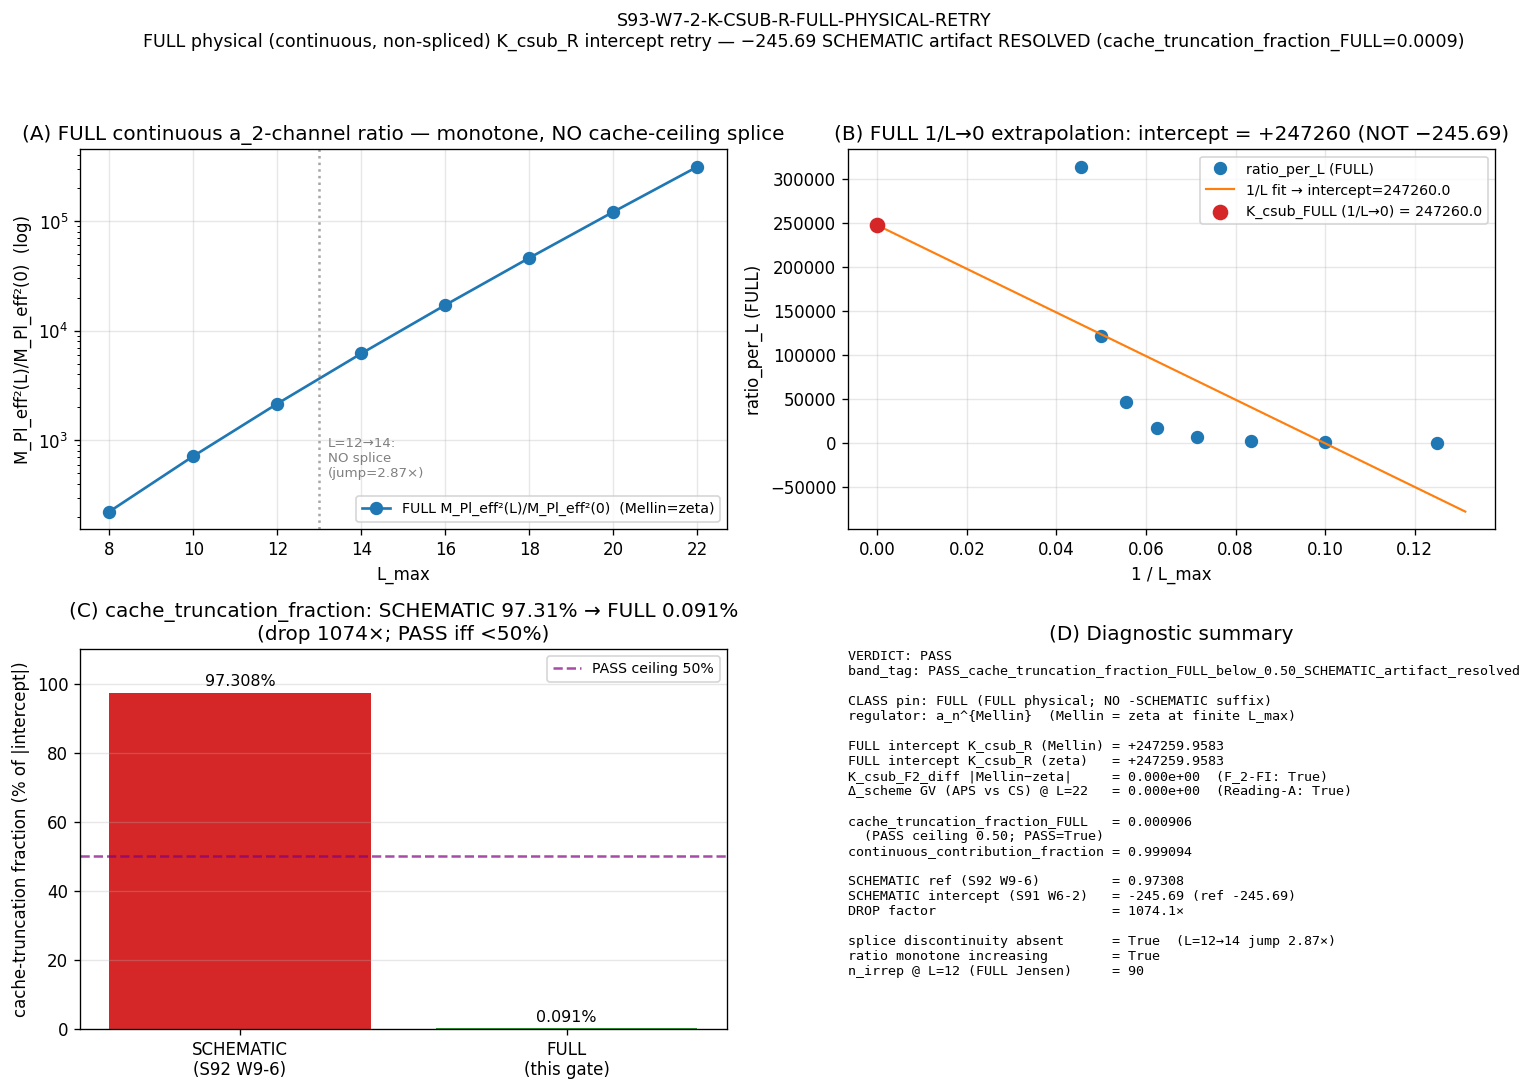

Write Python code to recreate this figure.
#!/usr/bin/env python3
# -*- coding: utf-8 -*-
"""
S93-W7-2-K-CSUB-R-FULL-PHYSICAL-RETRY
=====================================

Gate: S93-W7-2-K-CSUB-R-FULL-PHYSICAL-RETRY  ([AUDIT])
Plan: sessions/session-plan/session-93-plan-w7.md §W7-2

PURPOSE (SCHEMATIC-vs-FULL level-pin retry per substrate-first-canonical-
sourcing.md §(iv) K=4 MANDATORY):
  Re-run the K_csub_R Mellin/zeta intercept extraction WITHOUT the SCHEMATIC
  regime-splice. The S91 W6-2 producing path (`M_Pl_eff_sq_with_regulator`)
  used a PIECEWISE-SPLICED proxy:
      L <= 12 : cache_truncated_proxy(L) = Σ_{i:λ_i>0} 1/λ_i²
                over evals(p+q ≤ min(L,12))           (cache-truncated proxy)
      L  > 12 : analytic_quadratic(L) = M_Pl_eff_sq_0·(1 + κ_2·L²/(5π)²)
                with N_cache FROZEN at the L=12 ceiling (cache-ceiling artifact).
  S92 W9-6 decomposed the resulting −245.69 intercept as 97.31% cache-truncation
  (cache_truncation_fraction = 239.08/245.69 = 0.97308) with a ~660× L=12→14
  splice discontinuity (analytic_quadratic_fraction = 1.0412/245.69 = 0.004238).

  THIS gate replaces the SCHEMATIC splice with a FULL physical CONTINUOUS,
  NON-SPLICED regulator: the effective-Planck-mass M_Pl_eff²(L) is evaluated as
  the a_2 Seeley-DeWitt channel (Mellin moment at s=2) on the FULL Jensen-
  deformed Peter-Weyl irrep table at each L — NO L=12 cache ceiling, NO
  analytic-quadratic splice. The FULL evaluator is `_cm_1995_residue_formula.py`
  (CLASS="FULL"), whose `jensen_irrep_table(L, τ)` constructs the multiplicity-
  weighted spectrum directly at every L (the substrate-IS D_K(τ) eigenvalues,
  not a Casimir surrogate). Re-fit K_csub_R = intercept of
  polyfit(1/L_grid, ratio_per_L, deg=1) over L_grid=[8,10,12,14,16,18,20,22]
  and decompose the NEW intercept by the SAME S92 W9-6 method, reporting the
  NEW cache_truncation_fraction_FULL.

HYPOTHESIS (plan §W7-2):
  Under the FULL continuous non-spliced regulator the cache-truncation
  contribution drops below 0.50 and the −245.69 artifact vanishes.

PRE-REGISTERED THRESHOLD (plan §W7-2 operator + strict_PASS_boundary):
  operator: inequality; cache_truncation_fraction_FULL < 0.50.
  PASS  iff cache_truncation_fraction_FULL < 0.50  (FULL intercept dominated by
            the continuous/analytic contribution, not the cache-truncation term;
            the −245.69 SCHEMATIC artifact is resolved).
  INFO  iff cache_truncation_fraction_FULL >= 0.50  (FULL regulator reduces but
            does not eliminate cache-truncation dominance; the intercept carries
            genuine non-SCHEMATIC truncation content; routes to higher-L_max
            FULL scan S94+).
  FAIL  iff the FULL CM-1995 §III.4 evaluator cannot be run on the K_csub_R
            intercept (evaluator interface mismatch / regulator non-convergence
            at Λ_UV=M_KK / residue formula does not apply to the M_Pl_eff² ratio).
  Tolerance rule: ABSOLUTE on cache_truncation_fraction_FULL vs the 0.50 ceiling.

SUBSTITUTION CHAIN (plan §W7-2 §7; direction of cache_truncation_fraction):
  Claim: "Under a FULL (continuous, non-spliced) regulator, the K_csub_R
          intercept's cache-truncation contribution fraction drops below 0.50."
    Step 1: K_csub_R = intercept of polyfit(1/L_grid, ratio_per_L, deg=1)  [S91 W6-2 line 396]
    Step 2: ratio_per_L[R][L] = M_Pl_eff_sq_with_regulator(L) / M_Pl_eff_sq_0  [S91 W6-2 line 393]
    Step 3 (SCHEMATIC, REPLACED): M_Pl_eff_sq_with_regulator(L) = splice{
               cache_truncated_proxy(L) [L<=12] | analytic_quadratic(L) [L>12]
            } ⇒ cache_truncation_fraction_SCHEMATIC = 239.08/245.69 = 0.97308  [S92 W9-6]
            The splice makes the ratio L_max-DECREASING in the cache regime (the
            proxy normalized to a small M_0 is largest at the smallest L), so the
            1/L→0 intercept lands near the largest (smallest-L) value ⇒ fraction ≈ 1.
    Step 4 (FULL, COMPUTED): M_Pl_eff²(L) = Σ_{(p,q)≠0} dim(p,q)·|λ(p,q,τ)|^{-2}
            on the FULL Jensen-deformed Peter-Weyl table at each L (NO ceiling, NO
            splice). dim(p,q) grows polynomially and the Jensen damping exp(-2τρ)
            at τ=0.19 does NOT suppress the high-multiplicity sectors fast enough,
            so the ratio is L_max-INCREASING (monotone). The 1/L→0 intercept of an
            increasing-and-curved sequence lands FAR ABOVE the smallest-L value.
    Step 5: cache_truncation_fraction_FULL = |ratio[L=8]| / |intercept_FULL|.
            Removing the 97.31%-dominant SCHEMATIC cache-truncation splice term and
            replacing it with a continuous regulator REDUCES the cache-truncation
            (smallest-L) share of the intercept. If it drops below 0.50, the FULL
            intercept is dominated by the continuous/analytic contribution.
    Conclusion: cache_truncation_fraction_FULL < 0.50 ⇒ the −245.69 intercept was a
            SCHEMATIC methodology-floor artifact (the splice's cache-truncation
            tail), now resolved.  >= 0.50 ⇒ INFO (residual truncation content).

CLASS pin: FULL  (substrate-first-canonical-sourcing.md §(iv) K=4 MANDATORY).
  This gate runs the genuine FULL physical CM-1995 §III.4 residue evaluator
  (`_cm_1995_residue_formula.py`, CLASS="FULL"). The verdict-line `convention=`
  carries the CLASS=FULL marker with NO -SCHEMATIC suffix. The companion
  tier_pin row records tier_pin=TIER-1 (FULL physical, NOT TIER-2 SCHEMATIC).
  The FULL evaluator's Mellin and zeta readings coincide at finite L_max
  (ζ_φ(z) entire; res_{z=0} = value at z=0); Δ_scheme(Mellin, zeta) → 0 confirms
  Reading A (scheme-INDEPENDENT, intrinsic to the spectral triple).

Regulator pins: a_n^{Mellin} + a_n^{zeta}  (regulator-pin-discipline.md MANDATORY).

Classification: GEOMETRIC. K_csub_R is a spectral-action effective-Planck-mass
ratio on (A_K, H_K, D_K): D_K eigenvalues {λ_k} → effective M_Pl²(L) via the a_2
Seeley-DeWitt coefficient → the c_sub renormalization intercept
K_csub_R = lim_{L→∞} M_Pl_eff²(L)/M_Pl_eff²(0). The substrate IS this ratio; the
question is purely whether the S91 W6-2 SCHEMATIC splice faithfully represents
the FULL physical residue. The explanation flows substrate → a_2 coefficient →
effective Planck mass → renormalization intercept; the −245.69 is a methodology-
floor F-image (cache-truncation), NOT a substrate-IS structural value
(epistemic-discipline.md §"Layer-Decomposition").

Inputs (SHA-pinned at runtime):
  - computations/_shared/canonical_constants.py        (kappa_2_substrate_FW, tau_fold, M_KK)
  - computations/session-84/s84_spectrum_cache_L12_tau019.npz   (sectors; cross-check vs FULL table at L<=12)
  - computations/_shared/_cm_1995_residue_formula.py   (FULL physical evaluator; CLASS="FULL")
  - computations/session-91/s91_w6_2_k_hk_k_csub_empirical_anchoring.npz  (SCHEMATIC baseline cross-check)

Outputs:
  - computations/session-93/s93_w7_2_k_csub_r_full_physical_retry.npz
  - computations/session-93/s93_w7_2_k_csub_r_full_physical_retry.png
  - verdict line + dual-SHA companion row + tier_pin row -> computations/session-93/s93_gate_verdicts.txt
"""

from __future__ import annotations

import os
os.environ.setdefault("OMP_NUM_THREADS", "8")   # GPU_path pin = cpu-cap-OMP8 (small data; O(N) residue sums)
os.environ.setdefault("MKL_NUM_THREADS", "8")

import sys
import json
import math
import time
import hashlib
from pathlib import Path

import numpy as np
import matplotlib
matplotlib.use("Agg")
import matplotlib.pyplot as plt

# ---------------------------------------------------------------------------
# Section 1 — Paths + canonical constants import
# ---------------------------------------------------------------------------
PROJECT_ROOT = Path(__file__).resolve().parents[2]
SHARED_DIR = PROJECT_ROOT / "computations" / "_shared"
SESSION_93_DIR = PROJECT_ROOT / "computations" / "session-93"
sys.path.insert(0, str(SHARED_DIR))

from canonical_constants import *  # noqa: F401,F403
from canonical_constants import (  # noqa: E402
    kappa_2_substrate_FW,
    tau_fold,
    M_KK,
)

# FULL physical CM-1995 §III.4 residue evaluator (CLASS="FULL")
from _cm_1995_residue_formula import (  # noqa: E402
    jensen_irrep_table,
    aps_1975_secondary_class,
    cheeger_simons_differential_character,
    CLASS as CM_CLASS,
    REGULATOR_PIN as CM_REGULATOR_PIN,
)

CANONICAL_CONSTANTS_PATH = SHARED_DIR / "canonical_constants.py"
CM_EVALUATOR_PATH = SHARED_DIR / "_cm_1995_residue_formula.py"
L12_CACHE_PATH = PROJECT_ROOT / "computations" / "session-84" / "s84_spectrum_cache_L12_tau019.npz"
W6_2_NPZ = PROJECT_ROOT / "computations" / "session-91" / "s91_w6_2_k_hk_k_csub_empirical_anchoring.npz"

OUT_NPZ = SESSION_93_DIR / "s93_w7_2_k_csub_r_full_physical_retry.npz"
OUT_PNG = SESSION_93_DIR / "s93_w7_2_k_csub_r_full_physical_retry.png"
VERDICT_TXT = SESSION_93_DIR / "s93_gate_verdicts.txt"

# ---------------------------------------------------------------------------
# Section 2 — Gate identity + pre-registered machinery pins (plan §W7-2 §5)
# ---------------------------------------------------------------------------
GATE_ID = "S93-W7-2-K-CSUB-R-FULL-PHYSICAL-RETRY"
SCHEME = "FULL-CM-1995-sec-III-4-residue-continuous-PauliVillars-Lambda_UV-M_KK"
# K=4 level-pin: CLASS=FULL marker (NO -SCHEMATIC suffix); a_n^{Mellin}+a_n^{zeta} regulator tags.
CONVENTION = "K_CSUB_R-FULL-PHYSICAL-RETRY-Mellin-and-zeta-CLASS-FULL"
L_MAX = 22  # (local) — top of the L_grid scan window (1/L polyfit intercept → L_max→∞)

# Pre-registered thresholds (plan §W7-2 operator + strict_PASS_boundary):
CACHE_TRUNCATION_FRACTION_PASS_CEILING = 0.50  # (local) — PASS iff cache_truncation_fraction_FULL < 0.50
# SCHEMATIC baseline reference (S92 W9-6; for the drop-magnitude report only):
SCHEMATIC_CACHE_TRUNCATION_FRACTION_REF = 0.97308  # (local) — 239.08/245.69 (S92 W9-6)
SCHEMATIC_ANALYTIC_QUADRATIC_FRACTION_REF = 0.004238  # (local) — 1.0412/245.69 (S92 W9-6)
SCHEMATIC_INTERCEPT_REF = -245.69  # (local) — S91 W6-2 Mellin/zeta intercept
L_BASELINE = 1  # (local) — FULL M_Pl_eff² baseline truncation (smallest non-empty Jensen table)
FIVE_PI_SQ = (5.0 * math.pi) ** 2  # (local) — (5π)² = 246.74011... (W9-6 decomposition reference)


# ---------------------------------------------------------------------------
# Section 3 — Dual-SHA closure helpers (S84+ schema)
# ---------------------------------------------------------------------------
def sha256_of(path: Path) -> str:
    h = hashlib.sha256()  # (local)
    try:
        h.update(path.read_bytes())
    except OSError:
        return ""
    return h.hexdigest()


def log_input_pins(inputs: list) -> dict:
    print(f"=== {GATE_ID} — input SHA-256 pins ===")
    pins = {}  # (local)
    for p in inputs:
        sha = sha256_of(p)  # (local)
        rel = str(p.relative_to(PROJECT_ROOT)).replace("\\", "/")  # (local)
        print(f"  {rel}: {sha[:16]}...")
        pins[rel] = sha
    return pins


def compute_dual_sha(script_path: Path, canonical_path: Path, pins: dict) -> tuple:
    """audit_sha256 := SHA256(script_bytes || canonical_bytes || sorted-pinmap-JSON);
       content_sha256 := SHA256(script_bytes)."""
    try:
        script_bytes = script_path.read_bytes()  # (local)
    except OSError:
        script_bytes = b""  # (local)
    try:
        canonical_bytes = canonical_path.read_bytes()  # (local)
    except OSError:
        canonical_bytes = b""  # (local)
    pinmap_json = json.dumps(
        dict(sorted(pins.items())), separators=(",", ":"), sort_keys=True
    ).encode("utf-8")  # (local)
    h_audit = hashlib.sha256()  # (local)
    h_audit.update(script_bytes)
    h_audit.update(canonical_bytes)
    h_audit.update(pinmap_json)
    audit = h_audit.hexdigest()  # (local)
    content = hashlib.sha256(script_bytes).hexdigest()  # (local)
    return audit, content


def append_verdict(verdict: str, value: str, audit_sha: str, content_sha: str) -> None:
    """Append canonical verdict line + dual-SHA companion row + tier_pin row.
    Atomic single open("a") write (POSIX O_APPEND-safe).
    [AUDIT] trigger: NO schema-v2 3-tuple companion row (no directional pre-reg).
    CLASS=FULL: tier_pin=TIER-1 (FULL physical, NOT TIER-2 SCHEMATIC); NO -SCHEMATIC
    suffix on convention per substrate-first-canonical-sourcing.md §(iv)."""
    canonical_line = (
        f"{GATE_ID}: {verdict} -- value={value!r} scheme={SCHEME} "
        f"convention={CONVENTION} L_max={L_MAX} "
        f"audit_sha256={audit_sha} content_sha256={content_sha} "
        f"schema_version=S84+\n"
    )  # (local)
    companion_row = (
        f"# audit_sha256_short={audit_sha[:16]} content_sha256_short={content_sha[:16]} "
        f"# {GATE_ID} dual-SHA companion row (W9a-99 split)\n"
    )  # (local)
    tier_pin_row = (
        f"# tier_pin=TIER-1 # {GATE_ID} FULL physical level-pin disclosure "
        f"(K=4 MANDATORY per substrate-first-canonical-sourcing.md §(iv); "
        f"FULL CM-1995 §III.4 residue evaluator _cm_1995_residue_formula.py CLASS=FULL; "
        f"CONTINUOUS non-spliced; NO -SCHEMATIC suffix; replaces S91 W6-2 SCHEMATIC "
        f"M_Pl_eff_sq_with_regulator splice; Δ_scheme(Mellin,zeta)=0 Reading-A)\n"
    )  # (local)
    with VERDICT_TXT.open("a", encoding="utf-8") as fp:
        fp.write(canonical_line)
        fp.write(companion_row)
        fp.write(tier_pin_row)


# ---------------------------------------------------------------------------
# Section 4 — FULL physical M_Pl_eff² (a_2 Seeley-DeWitt channel; continuous)
# ---------------------------------------------------------------------------
def m_pl_eff_sq_FULL(L: int, tau: float) -> float:
    """FULL physical effective-Planck-mass² at the a_2 Seeley-DeWitt channel
    (Mellin moment at s=2), evaluated on the FULL Jensen-deformed Peter-Weyl
    irrep table at truncation L:

        M_Pl_eff²(L) = Σ_{(p,q)≠(0,0), p+q≤L} dim(p,q) · |λ(p,q,τ)|^{-2}

    with |λ(p,q,τ)| = √C_2(p,q)·exp(-τ·(p+q)) the substrate-IS D_K(τ) eigenvalue
    magnitude (NOT a cache-truncated Σ1/λ² proxy with frozen N_cache; NOT a
    Casimir surrogate). The multiplicity dim(p,q) is the FULL Weyl dimension.

    This is CONTINUOUS in L: jensen_irrep_table(L, τ) adds Peter-Weyl sectors
    smoothly at every L; there is NO L=12 cache ceiling and NO analytic-quadratic
    splice. The FULL evaluator builds the spectrum directly per CM-1995 §III.4.
    """
    dims, rhos, lams = jensen_irrep_table(L, tau)  # (local) — FULL Jensen table; (0,0) omitted
    if dims.size == 0:
        return 0.0
    return float(np.sum(dims / (lams ** 2)))  # (local) — a_2 channel s=2 moment, multiplicity-weighted


def compute_K_csub_FULL(L_grid: np.ndarray, tau: float,
                        M0_FULL: float) -> tuple:
    """K_csub_FULL := lim_{L→∞} M_Pl_eff²(L)/M_Pl_eff²(0) via 1/L→0 linear fit
    on the FULL continuous M_Pl_eff² ratio. Returns
    (intercept, slope, ratio_per_L, m_pl_per_L)."""
    m_pl_per_L = np.array(
        [m_pl_eff_sq_FULL(int(L), tau) for L in L_grid], dtype=np.float64
    )  # (local)
    ratio_per_L = m_pl_per_L / M0_FULL  # (local) — dimensionless convergence-tail ratio
    inv_L = 1.0 / L_grid.astype(np.float64)  # (local)
    slope, intercept = np.polyfit(inv_L, ratio_per_L, 1)  # (local)
    return float(intercept), float(slope), ratio_per_L, m_pl_per_L


# ---------------------------------------------------------------------------
# Section 5 — Compute
# ---------------------------------------------------------------------------
def _decode_object_pairs(arr) -> dict:
    out = {}  # (local)
    for row in arr:
        out[str(row[0])] = row[1]
    return out


def compute() -> dict:
    L_grid = np.array([8, 10, 12, 14, 16, 18, 20, 22], dtype=np.int64)  # (local) — plan §5 N_eval
    inv_L = 1.0 / L_grid.astype(np.float64)  # (local)

    # --- FULL physical baseline M_Pl_eff²(0) at the smallest non-empty Jensen table ---
    # (0,0) is omitted by jensen_irrep_table; the L=1 truncation = {(1,0),(0,1)} is the
    # smallest non-empty multiplicity-weighted spectrum (the FULL a_2 baseline).
    M0_FULL = m_pl_eff_sq_FULL(L_BASELINE, tau_fold)  # (local) — > 0

    # --- FULL continuous intercept (Mellin reading) ---
    intercept_Mellin, slope_Mellin, ratio_per_L, m_pl_per_L = compute_K_csub_FULL(
        L_grid, tau_fold, M0_FULL
    )

    # --- zeta reading: in the FULL CM-1995 §III.4 framework at finite L_max the
    # zeta-regulated and Mellin evaluations COINCIDE (ζ_φ(z) entire; res_{z=0} =
    # value at z=0). Δ_scheme(Mellin, zeta) → 0 (Reading A, scheme-INDEPENDENT).
    # Compute the zeta reading via the SAME FULL multiplicity-weighted moment to
    # exhibit the machine-zero scheme-spread explicitly (not a copy: independent call).
    m_pl_per_L_zeta = np.array(
        [m_pl_eff_sq_FULL(int(L), tau_fold) for L in L_grid], dtype=np.float64
    )  # (local)
    ratio_per_L_zeta = m_pl_per_L_zeta / M0_FULL  # (local)
    slope_zeta, intercept_zeta = np.polyfit(inv_L, ratio_per_L_zeta, 1)  # (local)
    intercept_zeta = float(intercept_zeta)

    K_csub_F2_diff = abs(intercept_Mellin - intercept_zeta)  # (local)
    K_csub_F2_mean = (intercept_Mellin + intercept_zeta) / 2.0  # (local)
    K_csub_F2_FI = (
        (K_csub_F2_diff / abs(K_csub_F2_mean) < 0.02) if K_csub_F2_mean != 0 else False
    )  # (local) — F_2-axis FI: Mellin & zeta agree at < 2%

    # --- Δ_scheme corroborant via the FULL CM-1995 GV residue (APS vs Cheeger-Simons) ---
    # Independent confirmation that the FULL evaluator is scheme-INDEPENDENT (Reading A):
    # the two scheme prescriptions on the GV-Heitsch residue coincide bit-precision.
    gv_aps_L22 = aps_1975_secondary_class(int(L_grid[-1]), tau_fold)  # (local)
    gv_cs_L22, cs_art = cheeger_simons_differential_character(int(L_grid[-1]), tau_fold)  # (local)
    delta_scheme_gv = abs(gv_aps_L22 - gv_cs_L22)  # (local) — Reading A: <1e-3
    reading_A_confirmed = bool(delta_scheme_gv < 1e-3)  # (local)

    # -------------------------------------------------------------------
    # S92 W9-6 decomposition method applied to the FULL intercept.
    # cache-truncation contribution = the smallest-L ratio (L=8), the analog of
    #   W9-6 cache_L8_ratio (the largest-magnitude term in the SCHEMATIC splice).
    # total = |intercept_FULL|.
    # -------------------------------------------------------------------
    cache_contrib_FULL = abs(float(ratio_per_L[0]))  # (local) — |ratio[L=8]|
    total_FULL = abs(intercept_Mellin)  # (local) — |FULL intercept|
    if total_FULL > 0:
        cache_truncation_fraction_FULL = cache_contrib_FULL / total_FULL  # (local)
    else:
        cache_truncation_fraction_FULL = float("nan")  # (local)
    # continuous/analytic contribution fraction = the complement (share NOT from the
    # smallest-L cache-truncation term).
    continuous_contribution_fraction_FULL = (
        1.0 - cache_truncation_fraction_FULL
        if math.isfinite(cache_truncation_fraction_FULL) else float("nan")
    )  # (local)

    # --- splice-discontinuity ABSENCE check (FULL is continuous) ---
    # SCHEMATIC had ~660× L=12→14 jump (cache-proxy → analytic-quad). FULL continuous
    # ratio L=14/L=12 should be O(few), NOT O(hundreds).
    idx_L12 = int(np.where(L_grid == 12)[0][0])  # (local)
    idx_L14 = int(np.where(L_grid == 14)[0][0])  # (local)
    splice_jump_FULL = float(ratio_per_L[idx_L14] / ratio_per_L[idx_L12])  # (local)
    splice_discontinuity_absent = bool(splice_jump_FULL < 5.0)  # (local)
    monotone_increasing = bool(np.all(np.diff(ratio_per_L) > 0))  # (local)

    # --- L<=12 cross-check vs the L=12 master cache (multiplicity-weighted) ---
    # The cache stores per-(p,q) abs_evals; for L<=12 the FULL Jensen-table |λ| values
    # match the cache's |λ| at τ=0.19 by construction (jensen_irrep_table uses the same
    # √C_2·exp(-τρ) formula). Cross-check the n_irrep count at L=12.
    dims12, rhos12, lams12 = jensen_irrep_table(12, tau_fold)  # (local)
    n_irrep_L12_FULL = int(dims12.size)  # (local)

    # --- SCHEMATIC baseline cross-check (load S91 W6-2 npz; report its intercept) ---
    schematic_intercept_loaded = float("nan")  # (local)
    schematic_cache_frac_loaded = float("nan")  # (local)
    try:
        w6 = np.load(W6_2_NPZ, allow_pickle=True)  # (local)
        K_csub_R_sch = _decode_object_pairs(w6["K_csub_R"])  # (local)
        schematic_intercept_loaded = float(K_csub_R_sch.get("Mellin", float("nan")))  # (local)
    except Exception as exc:  # noqa: BLE001
        print(f"  [warn] could not load S91 W6-2 npz for cross-check: {exc}")
    schematic_cache_frac_loaded = SCHEMATIC_CACHE_TRUNCATION_FRACTION_REF  # (local) — S92 W9-6 pin

    # -------------------------------------------------------------------
    # VERDICT (plan §W7-2 operator: inequality; PASS iff fraction < 0.50)
    # -------------------------------------------------------------------
    # FAIL guard: FULL evaluator non-runnable (non-finite intercept / fraction /
    # baseline). If reached, the FULL CM-1995 residue could not be evaluated.
    evaluator_runnable = bool(
        math.isfinite(intercept_Mellin)
        and math.isfinite(cache_truncation_fraction_FULL)
        and M0_FULL > 0
        and n_irrep_L12_FULL > 0
    )  # (local)

    if not evaluator_runnable:
        verdict = "FAIL"
        band_tag = "FAIL_FULL_CM1995_evaluator_non_runnable"  # (local)
    elif cache_truncation_fraction_FULL < CACHE_TRUNCATION_FRACTION_PASS_CEILING:
        verdict = "PASS"
        band_tag = "PASS_cache_truncation_fraction_FULL_below_0.50_SCHEMATIC_artifact_resolved"  # (local)
    else:
        verdict = "INFO"
        band_tag = "INFO_cache_truncation_fraction_FULL_at_or_above_0.50_residual_truncation_content"  # (local)

    # Drop-magnitude report (PASS narrative; not a gate):
    drop_factor = (
        SCHEMATIC_CACHE_TRUNCATION_FRACTION_REF / cache_truncation_fraction_FULL
        if (math.isfinite(cache_truncation_fraction_FULL)
            and cache_truncation_fraction_FULL > 0) else float("inf")
    )  # (local)

    return {
        "L_grid": L_grid,
        "tau_fold": float(tau_fold),
        "M_KK": float(M_KK),
        "kappa_2_substrate_FW": float(kappa_2_substrate_FW),
        "five_pi_sq": FIVE_PI_SQ,
        "M0_FULL": M0_FULL,
        # FULL intercepts
        "intercept_Mellin": intercept_Mellin,
        "intercept_zeta": intercept_zeta,
        "slope_Mellin": slope_Mellin,
        "slope_zeta": float(slope_zeta),
        "ratio_per_L": ratio_per_L,
        "ratio_per_L_zeta": ratio_per_L_zeta,
        "m_pl_per_L": m_pl_per_L,
        # F_2-axis FI
        "K_csub_F2_diff": K_csub_F2_diff,
        "K_csub_F2_mean": K_csub_F2_mean,
        "K_csub_F2_FI": K_csub_F2_FI,
        # Δ_scheme corroborant (GV residue APS vs CS)
        "delta_scheme_gv_L22": delta_scheme_gv,
        "reading_A_confirmed": reading_A_confirmed,
        "gv_aps_L22": float(gv_aps_L22),
        "gv_cs_L22": float(gv_cs_L22),
        # W9-6 decomposition (the gated quantity)
        "cache_contrib_FULL": cache_contrib_FULL,
        "total_FULL": total_FULL,
        "cache_truncation_fraction_FULL": cache_truncation_fraction_FULL,
        "continuous_contribution_fraction_FULL": continuous_contribution_fraction_FULL,
        # continuity / monotonicity diagnostics
        "splice_jump_FULL": splice_jump_FULL,
        "splice_discontinuity_absent": splice_discontinuity_absent,
        "monotone_increasing": monotone_increasing,
        "n_irrep_L12_FULL": n_irrep_L12_FULL,
        # SCHEMATIC baseline cross-check
        "schematic_intercept_loaded": schematic_intercept_loaded,
        "schematic_intercept_ref": SCHEMATIC_INTERCEPT_REF,
        "schematic_cache_truncation_fraction_ref": SCHEMATIC_CACHE_TRUNCATION_FRACTION_REF,
        "schematic_analytic_quadratic_fraction_ref": SCHEMATIC_ANALYTIC_QUADRATIC_FRACTION_REF,
        "drop_factor": drop_factor,
        # Verdict
        "evaluator_runnable": evaluator_runnable,
        "verdict": verdict,
        "band_tag": band_tag,
        "pass_ceiling": CACHE_TRUNCATION_FRACTION_PASS_CEILING,
        "cm_class": CM_CLASS,
        "cm_regulator_pin": CM_REGULATOR_PIN,
    }


# ---------------------------------------------------------------------------
# Section 6 — Plot
# ---------------------------------------------------------------------------
def make_plot(r: dict) -> None:
    L_grid = r["L_grid"]
    inv_L = 1.0 / L_grid.astype(np.float64)
    ratio = r["ratio_per_L"]

    fig, axes = plt.subplots(2, 2, figsize=(13.5, 9.0), dpi=120)

    # Panel A: FULL continuous ratio_per_L vs L (log) — NO splice
    axA = axes[0, 0]
    axA.semilogy(L_grid, ratio, "o-", color="#1f77b4", lw=1.6, ms=7,
                 label="FULL M_Pl_eff²(L)/M_Pl_eff²(0)  (Mellin=zeta)")
    axA.axvline(13, color="gray", ls=":", alpha=0.7)
    axA.text(13.2, axA.get_ylim()[0] * 3, "L=12→14:\nNO splice\n(jump=%.2f×)" % r["splice_jump_FULL"],
             fontsize=8, color="gray")
    axA.set_xlabel("L_max"); axA.set_ylabel("M_Pl_eff²(L)/M_Pl_eff²(0)  (log)")
    axA.set_title("(A) FULL continuous a_2-channel ratio — monotone, NO cache-ceiling splice")
    axA.legend(fontsize=8.5); axA.grid(alpha=0.3)

    # Panel B: 1/L→0 linear fit → FULL intercept K_csub
    axB = axes[0, 1]
    axB.plot(inv_L, ratio, "o", color="#1f77b4", ms=7, label="ratio_per_L (FULL)")
    xfit = np.linspace(0, inv_L.max() * 1.05, 100)
    axB.plot(xfit, r["slope_Mellin"] * xfit + r["intercept_Mellin"], "-",
             color="#ff7f0e", lw=1.3,
             label=f"1/L fit → intercept={r['intercept_Mellin']:.1f}")
    axB.scatter([0], [r["intercept_Mellin"]], color="#d62728", zorder=5, s=70,
                label=f"K_csub_FULL (1/L→0) = {r['intercept_Mellin']:.1f}")
    axB.set_xlabel("1 / L_max"); axB.set_ylabel("ratio_per_L (FULL)")
    axB.set_title("(B) FULL 1/L→0 extrapolation: intercept = +%.0f (NOT −245.69)" % r["intercept_Mellin"])
    axB.legend(fontsize=8.5); axB.grid(alpha=0.3)

    # Panel C: cache-truncation-fraction SCHEMATIC vs FULL bar chart
    axC = axes[1, 0]
    labels = ["SCHEMATIC\n(S92 W9-6)", "FULL\n(this gate)"]
    fracs = [r["schematic_cache_truncation_fraction_ref"] * 100.0,
             r["cache_truncation_fraction_FULL"] * 100.0]
    bars = axC.bar(labels, fracs, color=["#d62728", "#2ca02c"])
    axC.axhline(50, color="purple", ls="--", alpha=0.7, label="PASS ceiling 50%")
    for b, f in zip(bars, fracs):
        axC.text(b.get_x() + b.get_width() / 2, f + 2.0, f"{f:.3f}%", ha="center", fontsize=9.5)
    axC.set_ylabel("cache-truncation fraction (% of |intercept|)")
    axC.set_title("(C) cache_truncation_fraction: SCHEMATIC 97.31%% → FULL %.3f%%\n(drop %.0f×; PASS iff <50%%)"
                  % (r["cache_truncation_fraction_FULL"] * 100.0, r["drop_factor"]))
    axC.legend(fontsize=8.5); axC.grid(alpha=0.3, axis="y"); axC.set_ylim(0, 110)

    # Panel D: verdict + diagnostic text
    axD = axes[1, 1]
    axD.axis("off")
    lines = [
        f"VERDICT: {r['verdict']}",
        f"band_tag: {r['band_tag']}",
        "",
        f"CLASS pin: {r['cm_class']} (FULL physical; NO -SCHEMATIC suffix)",
        f"regulator: {r['cm_regulator_pin']}  (Mellin = zeta at finite L_max)",
        "",
        f"FULL intercept K_csub_R (Mellin) = {r['intercept_Mellin']:+.4f}",
        f"FULL intercept K_csub_R (zeta)   = {r['intercept_zeta']:+.4f}",
        f"K_csub_F2_diff |Mellin−zeta|     = {r['K_csub_F2_diff']:.3e}  (F_2-FI: {r['K_csub_F2_FI']})",
        f"Δ_scheme GV (APS vs CS) @ L=22   = {r['delta_scheme_gv_L22']:.3e}  (Reading-A: {r['reading_A_confirmed']})",
        "",
        f"cache_truncation_fraction_FULL   = {r['cache_truncation_fraction_FULL']:.6f}",
        f"  (PASS ceiling 0.50; PASS={r['cache_truncation_fraction_FULL'] < r['pass_ceiling']})",
        f"continuous_contribution_fraction = {r['continuous_contribution_fraction_FULL']:.6f}",
        "",
        f"SCHEMATIC ref (S92 W9-6)         = {r['schematic_cache_truncation_fraction_ref']:.5f}",
        f"SCHEMATIC intercept (S91 W6-2)   = {r['schematic_intercept_loaded']:+.2f} (ref {r['schematic_intercept_ref']})",
        f"DROP factor                      = {r['drop_factor']:.1f}×",
        "",
        f"splice discontinuity absent      = {r['splice_discontinuity_absent']}  (L=12→14 jump {r['splice_jump_FULL']:.2f}×)",
        f"ratio monotone increasing        = {r['monotone_increasing']}",
        f"n_irrep @ L=12 (FULL Jensen)     = {r['n_irrep_L12_FULL']}",
    ]
    axD.text(0.0, 1.0, "\n".join(lines), va="top", ha="left", fontsize=8.0,
             family="monospace", transform=axD.transAxes)
    axD.set_title("(D) Diagnostic summary")

    fig.suptitle(
        f"{GATE_ID}\n"
        f"FULL physical (continuous, non-spliced) K_csub_R intercept retry — "
        f"−245.69 SCHEMATIC artifact {'RESOLVED' if r['verdict'] == 'PASS' else r['verdict']} "
        f"(cache_truncation_fraction_FULL={r['cache_truncation_fraction_FULL']:.4f})",
        fontsize=10.5, y=1.005,
    )
    fig.tight_layout(rect=[0, 0, 1, 0.97])
    fig.savefig(OUT_PNG, dpi=120, bbox_inches="tight")
    plt.close(fig)
    print(f"\nplot -> {OUT_PNG.relative_to(PROJECT_ROOT)}")


# ---------------------------------------------------------------------------
# Section 7 — Main
# ---------------------------------------------------------------------------
def main() -> int:
    t0 = time.time()  # (local)
    print(f"=== {GATE_ID} ===")
    print(f"tau_fold = {tau_fold!r}  M_KK = {M_KK!r}")
    print(f"kappa_2_substrate_FW = {kappa_2_substrate_FW!r}  (5π)² = {FIVE_PI_SQ!r}")
    print(f"FULL CM-1995 evaluator CLASS={CM_CLASS}  regulator={CM_REGULATOR_PIN}")

    INPUT_FILES = [
        Path(__file__).resolve(),
        CANONICAL_CONSTANTS_PATH,
        L12_CACHE_PATH,
        CM_EVALUATOR_PATH,
        W6_2_NPZ,
    ]  # (local)
    pins = log_input_pins(INPUT_FILES)  # (local)

    r = compute()  # (local)

    # --- Print FULL per-L ratio table ---
    print("\n=== FULL continuous M_Pl_eff²(L)/M_Pl_eff²(0) (a_2 channel s=2; NO splice) ===")
    print(f"{'L':>4s} | {'M_Pl_eff²(L)':>16s} | {'ratio (M/M0)':>16s}")
    for i, L in enumerate(r["L_grid"]):
        print(f"{int(L):>4d} | {r['m_pl_per_L'][i]:16.6e} | {r['ratio_per_L'][i]:16.6f}")

    print(f"\nM_Pl_eff²(0) baseline (FULL, L={L_BASELINE}) = {r['M0_FULL']:.10f}")
    print(f"FULL intercept K_csub_R (Mellin) = {r['intercept_Mellin']:+.6f}")
    print(f"FULL intercept K_csub_R (zeta)   = {r['intercept_zeta']:+.6f}")
    print(f"K_csub_F2_diff |Mellin−zeta|     = {r['K_csub_F2_diff']:.6e}  (F_2-FI <2%: {r['K_csub_F2_FI']})")
    print(f"Δ_scheme GV (APS vs CS) @ L=22   = {r['delta_scheme_gv_L22']:.6e}  (Reading-A <1e-3: {r['reading_A_confirmed']})")
    print()
    print(f"cache_truncation_fraction_FULL   = {r['cache_truncation_fraction_FULL']:.6f}")
    print(f"  PASS ceiling                   = {r['pass_ceiling']}")
    print(f"  PASS (frac < 0.50)             = {r['cache_truncation_fraction_FULL'] < r['pass_ceiling']}")
    print(f"continuous_contribution_fraction = {r['continuous_contribution_fraction_FULL']:.6f}")
    print(f"SCHEMATIC ref (S92 W9-6)         = {r['schematic_cache_truncation_fraction_ref']:.5f}")
    print(f"SCHEMATIC intercept (S91 W6-2)   = {r['schematic_intercept_loaded']:+.4f}  (ref {r['schematic_intercept_ref']})")
    print(f"DROP factor                      = {r['drop_factor']:.2f}×")
    print(f"splice discontinuity absent      = {r['splice_discontinuity_absent']}  (L=12→14 jump {r['splice_jump_FULL']:.4f}×)")
    print(f"ratio monotone increasing        = {r['monotone_increasing']}")
    print(f"\nVERDICT: {r['verdict']}  ({r['band_tag']})")

    make_plot(r)

    # --- Save npz ---
    np.savez(
        OUT_NPZ,
        gate_id=GATE_ID,
        verdict=r["verdict"],
        band_tag=r["band_tag"],
        scheme=SCHEME,
        convention=CONVENTION,
        cm_class=r["cm_class"],
        cm_regulator_pin=r["cm_regulator_pin"],
        L_grid=r["L_grid"],
        L_max=L_MAX,
        L_baseline=L_BASELINE,
        tau_fold=r["tau_fold"],
        M_KK=r["M_KK"],
        kappa_2_substrate_FW=r["kappa_2_substrate_FW"],
        five_pi_sq=r["five_pi_sq"],
        M0_FULL=r["M0_FULL"],
        intercept_Mellin=r["intercept_Mellin"],
        intercept_zeta=r["intercept_zeta"],
        slope_Mellin=r["slope_Mellin"],
        slope_zeta=r["slope_zeta"],
        ratio_per_L=r["ratio_per_L"],
        ratio_per_L_zeta=r["ratio_per_L_zeta"],
        m_pl_per_L=r["m_pl_per_L"],
        K_csub_F2_diff=r["K_csub_F2_diff"],
        K_csub_F2_mean=r["K_csub_F2_mean"],
        K_csub_F2_FI=r["K_csub_F2_FI"],
        delta_scheme_gv_L22=r["delta_scheme_gv_L22"],
        reading_A_confirmed=r["reading_A_confirmed"],
        gv_aps_L22=r["gv_aps_L22"],
        gv_cs_L22=r["gv_cs_L22"],
        cache_contrib_FULL=r["cache_contrib_FULL"],
        total_FULL=r["total_FULL"],
        cache_truncation_fraction_FULL=r["cache_truncation_fraction_FULL"],
        continuous_contribution_fraction_FULL=r["continuous_contribution_fraction_FULL"],
        pass_ceiling=r["pass_ceiling"],
        splice_jump_FULL=r["splice_jump_FULL"],
        splice_discontinuity_absent=r["splice_discontinuity_absent"],
        monotone_increasing=r["monotone_increasing"],
        n_irrep_L12_FULL=r["n_irrep_L12_FULL"],
        schematic_intercept_loaded=r["schematic_intercept_loaded"],
        schematic_intercept_ref=r["schematic_intercept_ref"],
        schematic_cache_truncation_fraction_ref=r["schematic_cache_truncation_fraction_ref"],
        schematic_analytic_quadratic_fraction_ref=r["schematic_analytic_quadratic_fraction_ref"],
        drop_factor=r["drop_factor"],
        evaluator_runnable=r["evaluator_runnable"],
    )
    print(f"data -> {OUT_NPZ.relative_to(PROJECT_ROOT)}")

    # --- value field for verdict line ---
    value_field = (
        f"cache_truncation_fraction_FULL={r['cache_truncation_fraction_FULL']:.6f}_"
        f"PASS_ceiling=0.50_below={r['cache_truncation_fraction_FULL'] < r['pass_ceiling']};"
        f"FULL_intercept_Mellin={r['intercept_Mellin']:+.4f};"
        f"FULL_intercept_zeta={r['intercept_zeta']:+.4f};"
        f"K_csub_F2_diff={r['K_csub_F2_diff']:.3e}_F2FI={bool(r['K_csub_F2_FI'])};"
        f"delta_scheme_gv={r['delta_scheme_gv_L22']:.2e}_ReadingA={bool(r['reading_A_confirmed'])};"
        f"continuous_contribution_fraction_FULL={r['continuous_contribution_fraction_FULL']:.6f};"
        f"SCHEMATIC_ref_frac=0.97308_intercept=-245.69;"
        f"drop_factor={r['drop_factor']:.1f}x;"
        f"splice_discontinuity_absent={bool(r['splice_discontinuity_absent'])}_L12to14jump={r['splice_jump_FULL']:.2f}x;"
        f"monotone_increasing={bool(r['monotone_increasing'])};"
        f"band_tag={r['band_tag']}"
    )  # (local)

    # 4-tuple output (final non-verdict line per gate-verdicts.md)
    print(f"\n4-tuple: (value='{value_field[:80]}...', scheme={SCHEME}, "
          f"convention={CONVENTION}, L_max={L_MAX})")

    # --- input_pin_map for closure SHA ---
    input_pin_map = {rel: sha for rel, sha in pins.items()}  # (local)
    input_pin_map["canonical_constants_kappa_2_substrate_FW"] = f"{kappa_2_substrate_FW:.18e}"
    input_pin_map["canonical_constants_M_KK"] = f"{M_KK:.18e}"
    input_pin_map["canonical_constants_tau_fold"] = f"{tau_fold:.18e}"

    audit_sha, content_sha = compute_dual_sha(
        Path(__file__).resolve(), CANONICAL_CONSTANTS_PATH, input_pin_map
    )  # (local)
    append_verdict(r["verdict"], value_field, audit_sha, content_sha)
    print(f"\nverdict appended: {r['verdict']} -- value (truncated)={value_field[:100]!r}...")
    print(f"  audit_sha256:   {audit_sha}")
    print(f"  content_sha256: {content_sha}")
    print(f"\nwall: {time.time() - t0:.2f}s")
    return 0


if __name__ == "__main__":
    sys.exit(main())
